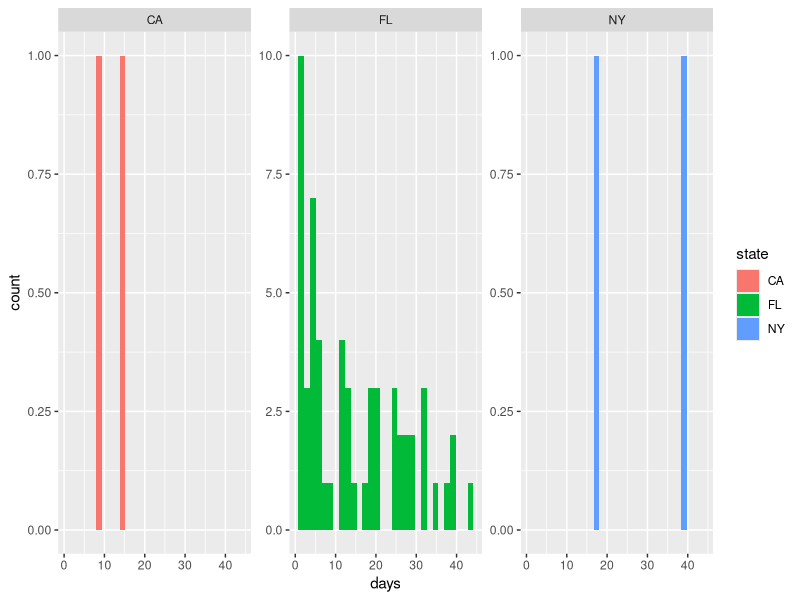
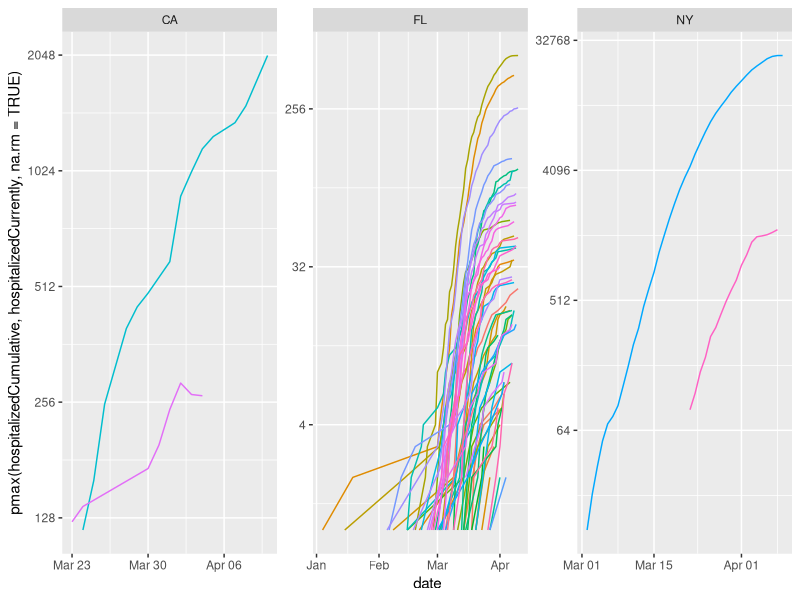
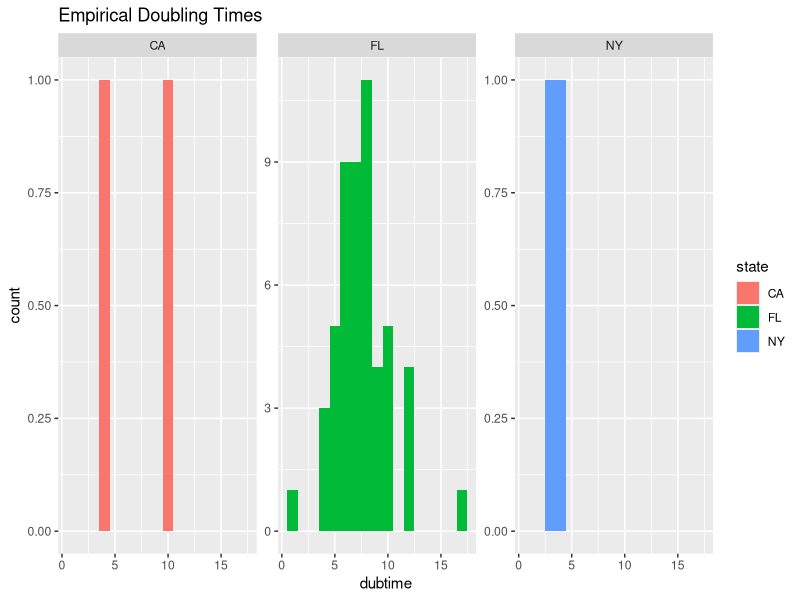

These charts were generated, in order, by the following R code:
## ---- chunk 1
library(data.table)
library(ggplot2)
## ---- chunk 2
ICU_LOS = 9
ACUTE_LOS = 7

calc_cumulative_hospitalizations_from_census_time_series = function(exp_p_census_in_icu, icu_los, acute_los, dates, census) {

  exp_agg_los = ICU_LOS*exp_p_census_in_icu + ACUTE_LOS*(1-exp_p_census_in_icu)

  tmp_dt = data.table(
    dt = dates,
    log_census = log(census,2)
  )

  tmp_dt[,day := as.numeric(dt - min(dt))]
  gr = lm(log_census ~ day, data = tmp_dt)$coefficients[['day']]

  print(gr)
  print(2^(-1*exp_agg_los/gr))
  hospitalizedCumulative = census/(1 - 2^(-1*exp_agg_los/gr))
  return(hospitalizedCumulative)
}

# Test
calc_cumulative_hospitalizations_from_census_time_series(
  exp_p_census_in_icu = 0.3,
  icu_los = ICU_LOS,
  acute_los = ACUTE_LOS,
  dates = as.Date(c('2018-01-01', '2018-01-03')),
  census = c(2, 50)
)
## ---- chunk 3
raw_la_scc = fread('data/hosp/la_scc.csv')

la_scc = raw_la_scc[, date := as.Date(date)]

# separate hospitalizedCumulative and hospitalizedCurrently
la_scc[count_type == "ever", hospitalizedCumulative := count]
la_scc[count_type == "current", hospitalizedCurrently := count]
la_scc = la_scc[,.(state = "CA", date, county, hospitalizedCurrently, hospitalizedCumulative)]

la_scc = la_scc[pmax(hospitalizedCumulative, hospitalizedCurrently, na.rm = TRUE) > 0]
la_scc
## ---- chunk 4
raw_ca = fread('data/hosp/ca.csv')

ca = raw_ca[!county %in% c("Los Angeles", "Santa Clara")]
ca[, hospitalizedCurrently := positive_patients + icu_positive]
ca[, hospitalizedCumulative := NA]
ca[, date := as.Date(date)]
ca = ca[,.(state = "CA", date, county, hospitalizedCurrently, hospitalizedCumulative)]
ca = ca[pmax(hospitalizedCumulative, hospitalizedCurrently, na.rm = TRUE) > 0]
ca
## ---- chunk 5
raw_nyc = fread('data/hosp/nyc.csv')

nyc = raw_nyc[,date := as.Date(DATE_OF_INTEREST)]
nyc = nyc[,.(date, HOSPITALIZED_CASE_COUNT)]
nyc = nyc[order(date)]
nyc[, hospitalizedCumulative := cumsum(HOSPITALIZED_CASE_COUNT)]
nyc[, hospitalizedCurrently := NA]
nyc = nyc[!is.na(hospitalizedCumulative),.(state = "NY", date, county = "New York City", hospitalizedCurrently, hospitalizedCumulative)]
nyc = nyc[pmax(hospitalizedCumulative, hospitalizedCurrently, na.rm = TRUE) > 0]
nyc
## ---- chunk 6
raw_suffolk = fread('data/hosp/suffolk.csv')
suffolk = raw_suffolk[,date:=as.Date(date)]
suffolk[, hospitalizedCurrently := hospitalized]
suffolk[, hospitalizedCumulative := NA]
suffolk = suffolk[,.(state = "NY", date, county = "Suffolk", hospitalizedCurrently, hospitalizedCumulative)]
suffolk = suffolk[pmax(hospitalizedCumulative, hospitalizedCurrently, na.rm = TRUE) > 0]
suffolk
## ---- chunk 7
raw_fl_cases = fread('data/hosp/raw_florida_cases.csv')

fl_cases = raw_fl_cases[!is.na(county) & hospitalized == "Yes"]
fl_cases[, date := as.Date(as.POSIXct(event_date/1000, origin="1970-01-01"))]

fl_cases = fl_cases[,.(
  newHospitalizations = .N
  ), by = c('county', 'date')]

fl_cases = fl_cases[order(county, date)]
fl_cases[, hospitalizedCumulative := cumsum(newHospitalizations), by='county']
fl_cases[, hospitalizedCurrently := NA]
fl_cases = fl_cases[,.(state = "FL", date, county, hospitalizedCurrently, hospitalizedCumulative)]
fl_cases = fl_cases[pmax(hospitalizedCumulative, hospitalizedCurrently, na.rm = TRUE) > 0]

fl_cases
## ---- chunk 8
combo = rbind(
  la_scc,
  #ca,
  nyc,
  suffolk,
  fl_cases
)

combo[,uniqueN(county)]
## ---- chunk 9
days_by_county = combo[,.(days = .N), by=c('state','county')]
ggplot(days_by_county, aes(x=days, fill = state)) + geom_histogram() + facet_wrap(~state, scales="free_y")
## ---- chunk 10
ggplot(combo, aes(x=date, y = pmax(hospitalizedCumulative, hospitalizedCurrently, na.rm = TRUE), color = county)) + 
  geom_line() + facet_wrap(~state, scales="free") + theme(legend.position = "none") + scale_y_continuous(trans='log2')
## ---- chunk 11
fwrite(combo, 'data/hosp/combined_hosp_ts.csv')
## ---- chunk 12
calculate_doubling_time = function(dt, s, c) {
  
  subset = copy(dt)[state == s & county == c & pmax(hospitalizedCumulative, hospitalizedCurrently, na.rm = TRUE)>0]
  subset[, `:=`(
    log_2_hosp = log(ifelse(is.na(hospitalizedCumulative), hospitalizedCurrently, hospitalizedCumulative), 2),
    day = as.numeric(date - min(date))
    )]
  
  print(subset)
  
  coef = lm(log_2_hosp ~ day, data = subset)$coefficients[['day']]
  dubtime = 1/coef
  
  return(data.table(
    state = s,
    county = c,
    dubtime = dubtime
  ))
}

state_counties = unique(combo[,.(state,county)])

dts = rbindlist(lapply(seq(1,nrow(state_counties)), function(x) {
  print(x)
  calculate_doubling_time(combo, s = state_counties$state[x], c = state_counties$county[x])
}))

fwrite(dts, 'data/hosp/empirical_dts.csv')

dts
## ---- chunk 13
ggplot(dts, aes(x=dubtime, fill = state)) + geom_histogram(binwidth = 1) + facet_wrap(~state, scales="free_y") + ggtitle("Empirical Doubling Times")
